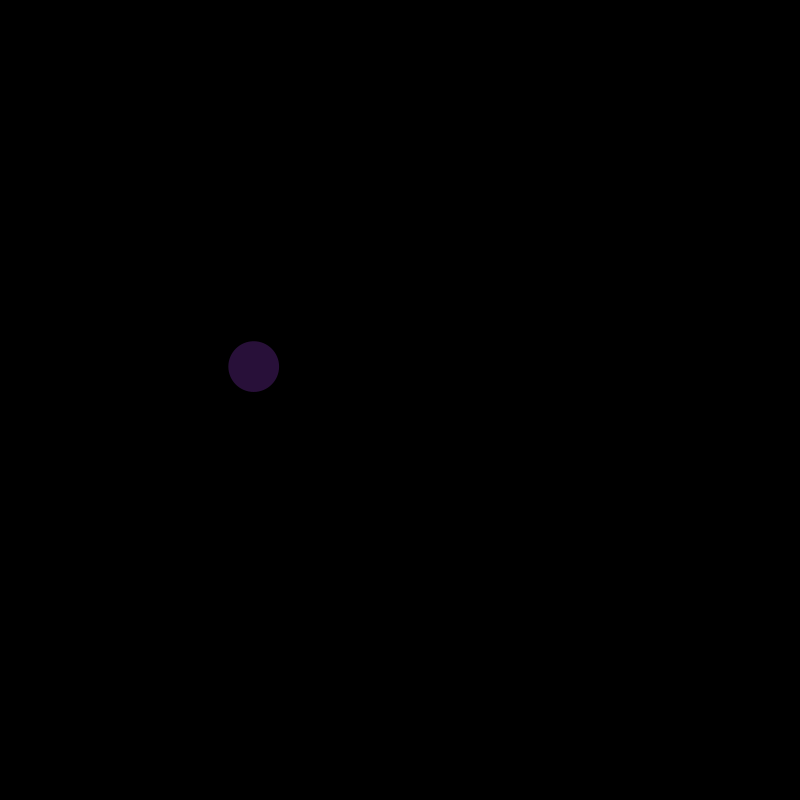
Frame 1 (no input)
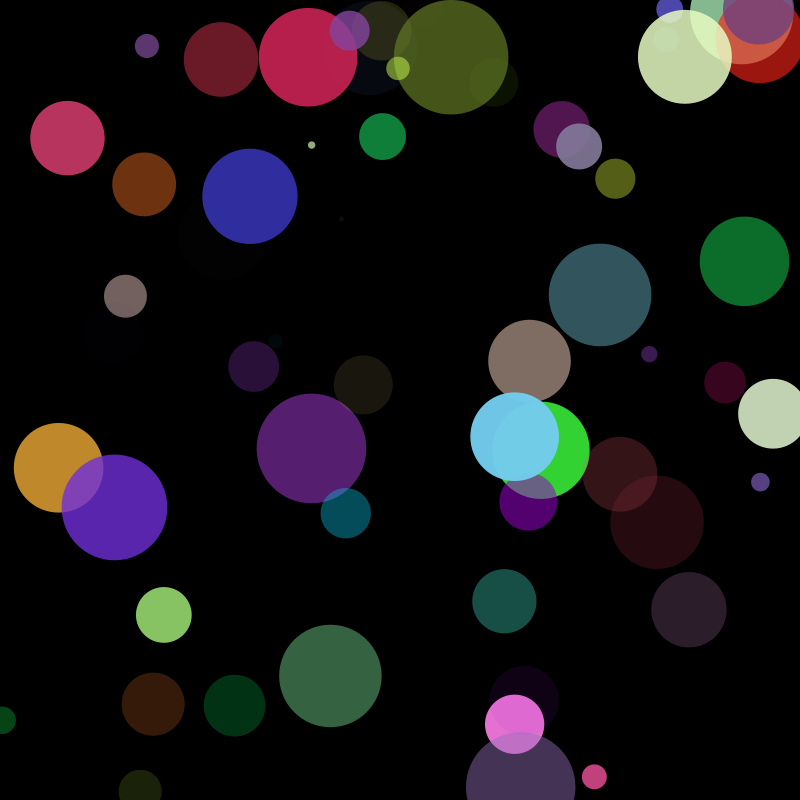
Frame 60 (the mouse pressed at the canvas centre just before this capture)
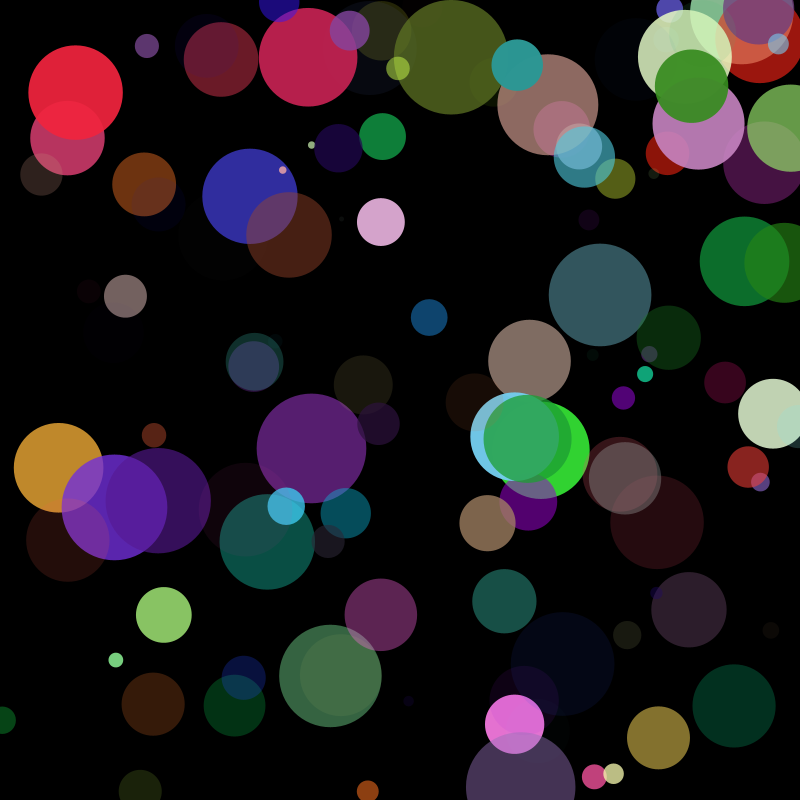
Frame 120 (the mouse held since frame 60 and released just before this capture)

The Processing sketch that drew these frames (run headless with seeded random() and noise(); from frame 60 on, the mouse is pressed at the canvas centre):

// Processing sketch: processing_106978
// ── processing_106978.pde

float r;
float g;
float b;
float a;

float diam;
float x;
float y;

void setup() {
  size (800, 800);
  background(0);
  smooth();
}

void draw() {
  //fil all variables with random values

  r= random(255);
  g =random (255);
  b= random(255);
  a = random(255);
  diam = random(20);
  x=random(width);
  y =random(height);
  
  r=r+random(10);
  diam=diam+(random(100));
  
 
 
  noStroke();
  fill(r, g, b, a);
  ellipse(x, y, diam, diam);
}

void mousePressed() {
  background(random(255), random(255), random(255));
  ellipse(x,y,x,y);
  rect(x-100,y-250,x,y);
  
}

void keyPressed(){
  rect(r,g,x,y);
  rect(x,y,x,y);
 
}
